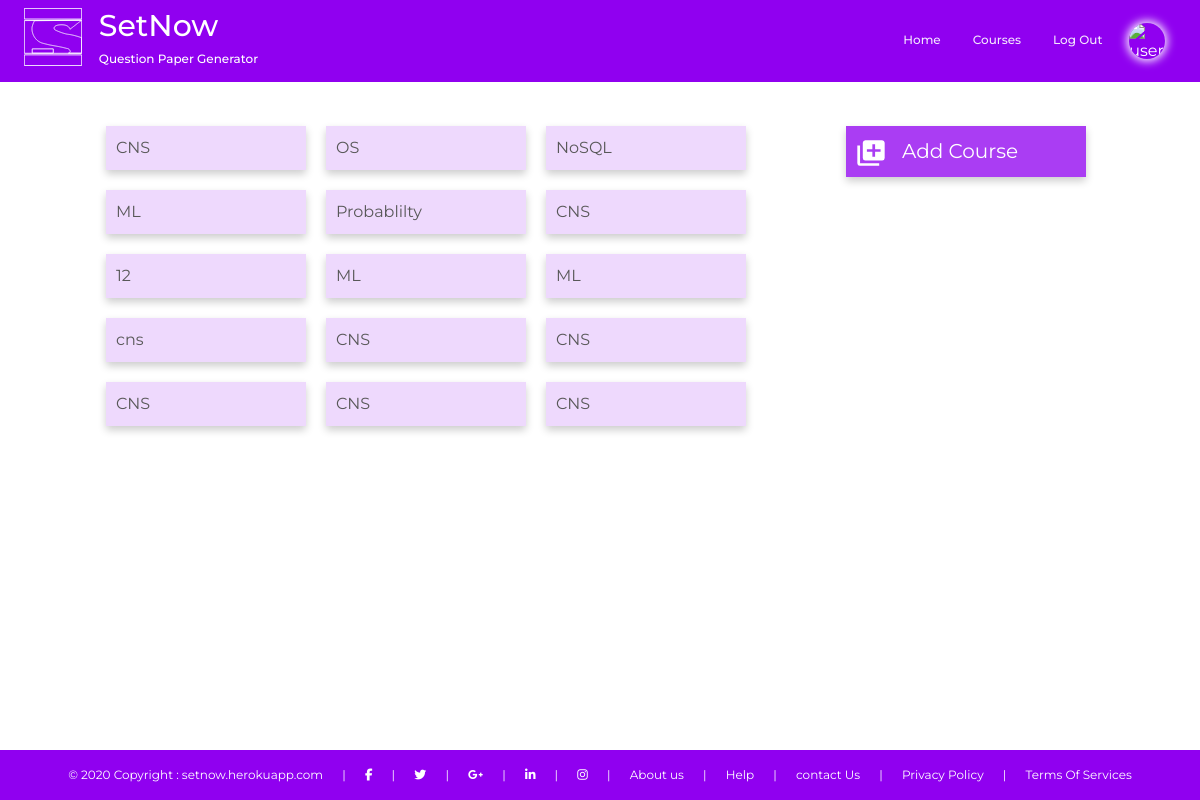
Screenshot of /course/ (signed in) with the database file from the repository.
### flaskapp/models.py (models this page shows, shortened)
class Course(db.Model):
    id = db.Column(db.Integer, primary_key=True)
    name = db.Column(db.Text, nullable=False)
    questions = db.relationship('Question', backref='course', lazy=True)
    mcq_questions = db.relationship("MCQQuestion", backref='course', lazy=True)
    user_id = db.Column(db.Integer, db.ForeignKey("user.id"), nullable=False)

### flaskapp/blueprints/questions/routes.py (the view)
@questions.route('/course/')
@login_required
def courses():
    _courses = Course.query.filter(Course.teacher == current_user).all()
    image_file = url_for('static', filename='profile_pics/' + current_user.image_file)
    return render_template("questions/courses.html",
                           courses=_courses,
                           css_file='css/questions/courses.css',
                           js_file='js/questions/courses.js',
                           image_file=image_file,
                           title='Courses')

### app.py (called while the page is built)
@app.after_request
def add_header(response):
    response.headers['X-UA-Compatible'] = 'IE=Edge,chrome=1'
    return response

### flaskapp/models.py (called while the page is built)
@login_manager.user_loader
def load_user(user_id):
    return User.query.get(int(user_id))

### flaskapp/templates/questions/courses.html (shortened to what this page needs)
{% extends "base.html" %}
{% block image %}
<img src="{{image_file}}" class="user" alt="user" title="profile" />
{%endblock image %}
{% block main %}
<div id="course_container">
    <div class="course_items">
        {% for _course in courses %}
        <a class="course_item"
            href={{ url_for("questions.question", qtype="sub", course_id=_course.id) }}>{{ _course.name }}</a>
        <br>
        {% endfor %}
    </div>
    <div style="margin-left : auto">
        <div id="add_course">
            <div><img src="{{ url_for('static',filename='images/add.svg') }}" id="add_img" alt="add">Add Course</div>
        </div>
    </div>
</div>
{% endblock main %}

### flaskapp/static/css/base.css (style rules this page uses)
* { font-family: "Montserrat", sans-serif; }
.col4 > img { cursor: pointer; width: 3vw; height: 3vw; border-radius: 50%; box-shadow: 0 0 10px 2px #ffffff; }
#list_img, #add_img { margin-right: 16px; width: 30px; }

### flaskapp/static/css/questions/courses.css (style rules this page uses)
#course_container { display: flex; }
#add_course { background-color: rgba(144, 0, 240, 0.76); box-shadow: 0 4px 8px 0 rgba(0, 0, 0, 0.2); color: white; display: flex; flex-direction: row; font-family: "Segoe UI", Tahoma, Geneva, Verdana, sans-serif; font-size: 20px; padding: 10px; margin: 10px; transition: 0.3s; width: 240px; }
.course_items { display: flex; flex-direction: row; flex-wrap: wrap; }
.course_item { background-color: rgba(144, 0, 240, 0.15); box-shadow: 0 4px 8px 0 rgba(0, 0, 0, 0.2); color: rgba(88, 88, 88, 1) !important; padding: 10px; margin: 10px; text-decoration: none !important; width: 200px; }

### rows the page displays
Course: name "CNS"
Course: name "OS"
Course: name "NoSQL"
Course: name "ML"
Course: name "Probablilty"
Course: name "CNS"
Course: name "12"
Course: name "ML"
Course: name "ML"
Course: name "cns"
Course: name "CNS"
Course: name "CNS"
Course: name "CNS"
Course: name "CNS"
Course: name "CNS"
